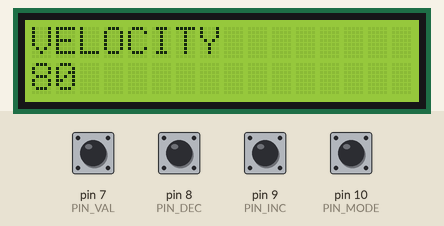
Simulated run of this sketch. Board: Arduino Uno, built with avr-gcc and run on an emulated ATmega328P. Parts: 16×2 character LCD. The inputs (shaded band) are chosen by the test bench; at power-on: pin 7 (PIN_VAL), pin 8 (PIN_DEC), pin 9 (PIN_INC), pin 10 (PIN_MODE) HIGH. Random numbers use the default seed unless the sketch sets one; what the sketch prints to the serial monitor is not drawn.

Above: at 2.3 s.
2.4 s: pin 10 (PIN_MODE) pulled LOW for 1 s
At 4.4 s:
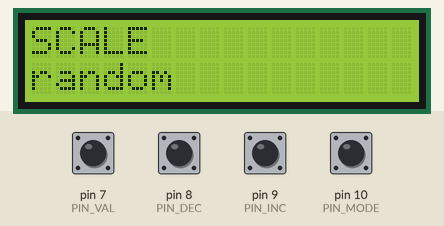
4.9 s: pin 8 (PIN_DEC) pulled LOW for 0.15 s
At 6.1 s:
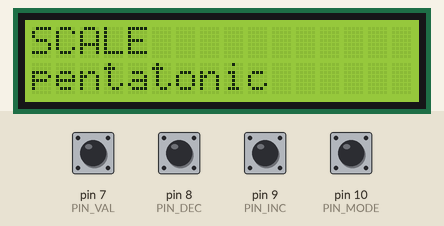
6.5 s: pin 9 (PIN_INC) pulled LOW for 1 s
At 7.6 s:
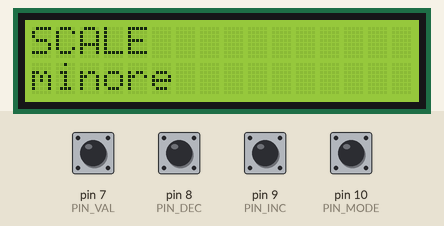
9.0 s: pin 9 (PIN_INC) pulled LOW for 0.15 s
At 9.6 s:
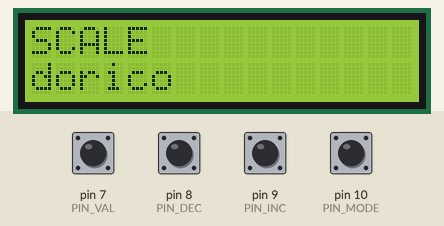
10.6 s: pin 10 (PIN_MODE) pulled LOW for 0.15 s
At 11.6 s:
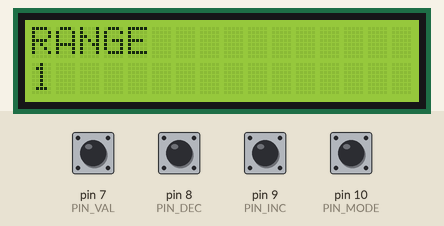
12.4 s: pin 10 (PIN_MODE) pulled LOW for 0.15 s
At 13.2 s:
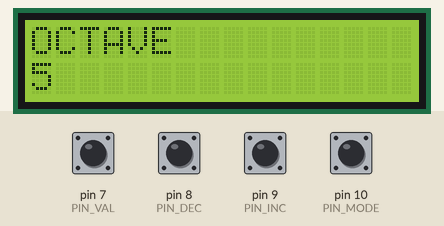
Timing chart, 0 to 15.2 s (numbered marks = the images above; inputs shaded):
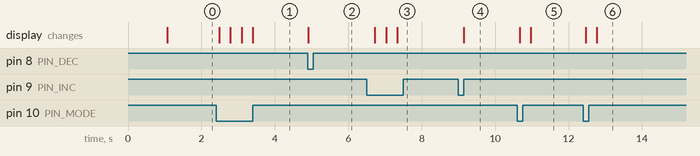

The sketch:

rndarp_machine.ino
```cpp
#include <LiquidCrystal.h>

float freqs[] = {16.35,17.32,18.35,19.45,20.6,21.83,23.12,24.5,25.96,27.5,29.14,30.87,32.7,34.65,36.71,38.89,41.2,43.65,46.25,49,51.91,55,58.27,61.74,65.41,69.3,73.42,77.78,82.41,87.31,92.5,98,103.83,110,116.54,123.47,130.81,138.59,146.83,155.56,164.81,174.61,185,196,207.65,220,233.08,246.94,261.63,277.18,293.66,311.13,329.63,349.23,369.99,392,415.3,440,466.16,493.88,523.25,554.37,587.33,622.25,659.25,698.46,739.99,783.99,830.61,880,932.33,987.77,1046.5,1108.73,1174.66,1244.51,1318.51,1396.91,1479.98,1567.98,1661.22,1760,1864.66,1975.53,2093,2217.46,2349.32,2489.02,2637.02,2793.83,2959.96,3135.96,3322.44,3520,3729.31,3951.07,4186.01,4434.92,4698.63,4978.03,5274.04,5587.65,5919.91,6271.93,6644.88,7040,7458.62,7902.13};

/**
  DEFINISCO LE COSTANTI PER LE LETTURE DEGLI INPUT
*/
const int PIN_VAL = 7;
const int PIN_MODE = 10;
const int PIN_INC = 9;
const int PIN_DEC = 8;

// VALORI PERCENTUALI
int velocity_rate = 80;

//FUNZIONI DI MENU
int sensorMin = 0;
int sensorMax = 1024;
int battute = 8;
int range = 1;
int octave = 5;
int popolation = 80;
int note = 0; //1=C, 2=C#, 12=B etc...
String note_str[] = {"C","C#","D","D#","E","F","F#","G","G#","A","A#","B"};

int rnd_notes[] = {60,60,60,60,60,60,60,60};

int tempo = 120;
int tones[] = {60,60,60,60,60,60,60,60};
int midi_ch=1;

int currentMenu = 0;
int scale = 0;
String scale_str[]={"random","maggiore","minore","dorico","frigio","lidio","misolidio","locrio","pentatonic"};
int maggiore[] = {2,2,1,2,2,2,1};
int minore[] = {2,1,2,2,2,1,2};
int dorico[] = {2,1,2,2,2,1,2};
int frigio[] = {1,2,2,2,1,2,2};
int lidio[] = {2,2,2,1,2,2,1};
int misolidio[] = {2,2,1,2,2,1,2};
int locrio[] = {1,2,2,1,2,2,2};
int pentatonic[] = {1,2,3,2,2,3,1};

float bps = tempo/60;
float tickDuration = 1/bps;
int del_tick = tickDuration*1000;
int arp_tick = del_tick / (battute/4);

int menuReading;
int changeReading;


boolean seed_btn;
boolean tempo_inc;
boolean tempo_dec;
String menuLabel;

LiquidCrystal lcd(12, 11, 5, 4, 3, 2);

String noteToString(int note_local){
  return note_str[(note_local % 12)];
}

float getFreq(int note_int){
  return freqs[note_int];
}

void setRndNotes(){
  int noteincr = note;
  rnd_notes[0] = noteincr;
  for (int i=0;i<7;i++){
          switch(scale){
            case 1:
                noteincr += maggiore[i];
                break;
            case 2:
                noteincr += minore[i];
                break;
            case 3:
            	noteincr += dorico[i];
            	break;
            case 4:
            	noteincr += frigio[i];
            	break;
            case 5:
            	noteincr += lidio[i];
            	break;
            case 6:
            	noteincr += misolidio[i];
            	break;
            case 7:
            	noteincr += locrio[i];
            	break;
            case 8:
            	noteincr += pentatonic[i];
            	break;
          }
          rnd_notes[i+1] = noteincr;
    }
}


String notesOfCurrentScale(){
  String c_scale = "";
  int noteincr = note;

    rnd_notes[0] = noteincr;

    c_scale = noteToString(noteincr) + "|"; //noteToString(noteincr) + "|";
    for (int i=0;i<7;i++){
          switch(scale){
            case 1:
                noteincr += maggiore[i];
                break;
            case 2:
                noteincr += minore[i];
                break;
            case 3:
            	noteincr += dorico[i];
            	break;
            case 4:
            	noteincr += frigio[i];
            	break;
            case 5:
            	noteincr += lidio[i];
            	break;
            case 6:
            	noteincr += misolidio[i];
            	break;
            case 7:
            	noteincr += locrio[i];
            	break;
            case 8:
            	noteincr += pentatonic[i];
            	break;
          }
          c_scale +=  noteToString(noteincr)+ "|";
          rnd_notes[i+1] = noteincr;
    }
  return c_scale;
}
/*
void noteOn(int cmd, int pitch, int velocity) {
  Serial.write(cmd);
  Serial.write(pitch);
  Serial.write(velocity);
}
*/

void setup() {
  lcd.begin(16, 2);
  lcd.print("RNDARP MACHINE");
  Serial.begin(9600);
  pinMode(PIN_INC,INPUT_PULLUP);
  pinMode(PIN_DEC,INPUT_PULLUP);
  pinMode(PIN_MODE,INPUT_PULLUP);
  pinMode(PIN_VAL,INPUT_PULLUP);
  delay(1000);
  lcd.clear();
  lcd.print("VELOCITY");
  lcd.setCursor(0,1);
  lcd.print(velocity_rate);
  delay(100);
  currentMenu=0;
}


void updateTempo(){
  bps = tempo/60;
  tickDuration = 1/bps;
  del_tick = tickDuration*1000;
  //se 8 del_tick = 4 battute; 8/4=2
  arp_tick = del_tick / (battute/4);
}

void setMenuLabel(String label){
      lcd.clear();
      lcd.setCursor(0,0);
      lcd.print(label);
//      lcd.setCursor(0,1);
    }

/* MAIN RANDOM FUNCTION */
void randomize(){
          setRndNotes();
          for (int b=0;b<battute;b++){
            int rndnote = random(11);
            if (scale>1){
              rndnote = rnd_notes[random(0,7)];
            }
            if (random(0,100)<popolation){
            tones[b]=random(octave,octave+range)*12+rndnote;
            }else{
              tones[b]=-1;
            }
          }
}


void inputReading(){
    menuReading = digitalRead(PIN_MODE);
    changeReading = digitalRead(PIN_VAL);
    if (changeReading==0){
      randomize();
    }
    if (menuReading==0){
      lcd.clear();
      if (currentMenu>=7){
        currentMenu=0;
      }else{
        currentMenu+=1;
      }

      switch (currentMenu) {
        case 0:    // VELOCITY
          menuLabel = "VELOCITY";
          break;
        case 1:    // NOTE
          menuLabel = "NOTE";
          break;
        case 2:    // SCALE
          menuLabel = "SCALE";
          break;
        case 3: //RANGE
          menuLabel = "RANGE";
          break;
        case 4: //OCTAVE
          menuLabel = "OCTAVE";
          break;
        case 5: //TEMPO
          menuLabel = "TEMPO";
          break;
        case 6: //POPLATION
          menuLabel = "POPLATION";
          break;
        case 7: //PLAY
          menuLabel = "PLAY";
          randomize();
          break;
      }
      setMenuLabel(menuLabel);
      delay(300);

  }
}

void incDecManage(int &param,int min_value,int max_value){
      int btn_inc = digitalRead(PIN_INC);
      int btn_dec = digitalRead(PIN_DEC);
      if (btn_inc==0){
        if (param<max_value){
          param += 1;
        }else{
          param=min_value;
        }
      }
      if (btn_dec==0){
        if (param>min_value){
          param -= 1;
        }else{
          param=max_value;
        }
      }
      lcd.setCursor(0,1);
}

void loop() {
  inputReading();
  switch (currentMenu) {
    case 0:    // VELOCITY
      incDecManage(velocity_rate,0,100);
      lcd.print(velocity_rate);
      lcd.print("   ");
      delay(100);
      break;
    case 1:    // NOTE
      incDecManage(note,0,11);
      lcd.print(note_str[note]+ " ");
      delay(300);
      break;
    case 2:    // SCALE
      incDecManage(scale,0,8);
      lcd.print(scale_str[scale] + "   ");
      Serial.println(notesOfCurrentScale());
      delay(300);
      break;
    case 3: //RANGE
      incDecManage(range,0,4);
      lcd.print(range);
      delay(300);
      break;
    case 4: //OCTAVE
      incDecManage(octave,0,8);
      lcd.print(octave);
      delay(300);
      break;
    case 5: //TEMPO
      tempo_inc = digitalRead(PIN_INC);
      tempo_dec = digitalRead(PIN_DEC);
      if (tempo_inc==0){
        tempo += 1;
      }
      if (tempo_dec==0){
        tempo -= 1;
      }
      if (tempo_dec==0 || tempo_inc==0){
        updateTempo();
      }
      lcd.setCursor(0,1);
      lcd.print(String(tempo) + " BPM ");
      delay(100);
      break;
    case 6: // POPULATION
      incDecManage(popolation,1,100);
      lcd.print(popolation);
      delay(100);
      break;
    case 7:    // PLAY
      String out = "";
      for (int b=0;b<battute;b++){
        //noteOn(0x90, tones[b], velocity[b]);
        out+= String(tones[b])+"|";
        if (tones[b]>0){
          double freq = getFreq(tones[b]);
          tone(6,freq,arp_tick);
        //noTone(6);
        }
        delay(arp_tick);
        //noteOn(0x90,tones[b], 0x00);
      }
      Serial.println(out);
      break;
  }

}
```

Measured:
- after the input at 2.4 s, the display: first changes after 0.09 s (image 1 shows a later state)
- after the input at 4.9 s, the display: changes at once (image 2)
- after the input at 6.5 s, the display: first changes after 0.23 s (image 3 shows a later state)
- after the input at 9.0 s, the display: changes after 0.15 s (image 4)
- after the input at 10.6 s, the display: first changes after 0.07 s (image 5 shows a later state)
- after the input at 12.4 s, the display: first changes after 0.07 s (image 6 shows a later state)
